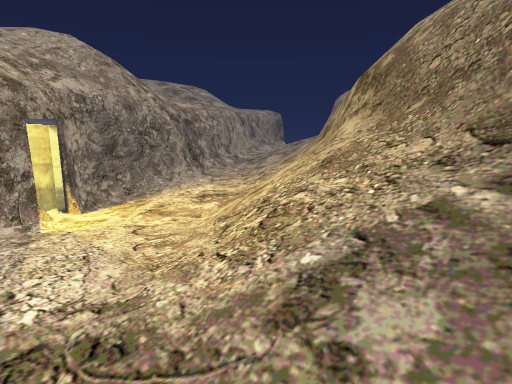
[1] (above)

17 first-person views from a walk through a 3-D level made in the Unity game engine. The camera is 1.3 m above the floor, tilts 10° down and sees 80° across. The floor is counted in squares, 0.5 m on a side. Each view is taken from the middle of a square. On the plan, view 1 faces up. The plan holds only what a view shows up to about 20 squares ahead; the rest is blank. The place goes on beyond the plan. The player is left out.

[2]
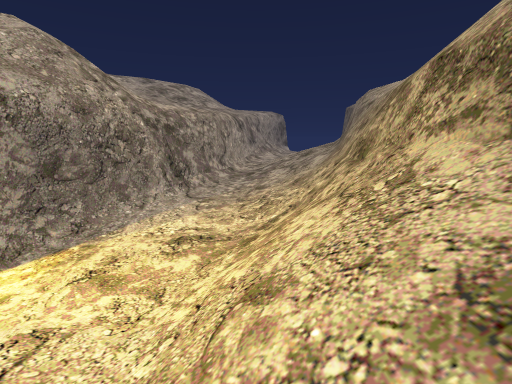

[3]
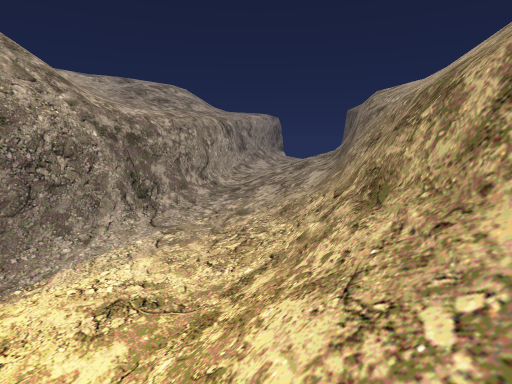

[4]
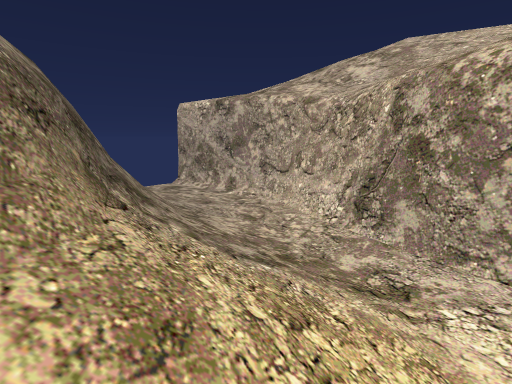

[5]
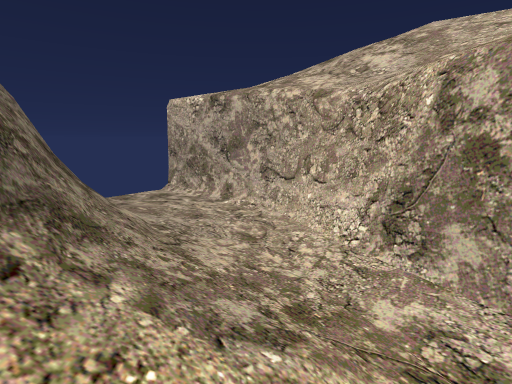

[6]
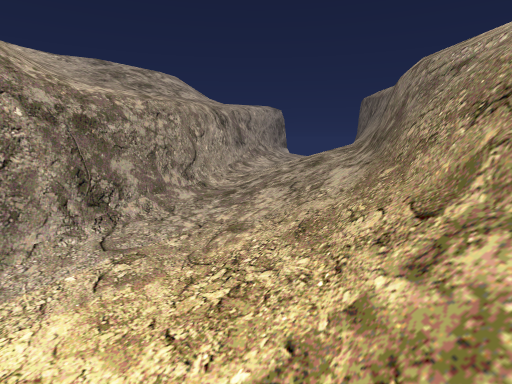

[7]
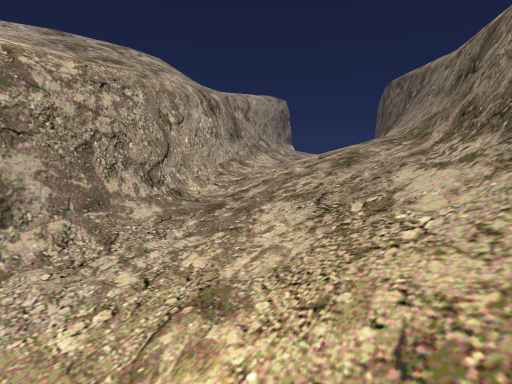

[8]
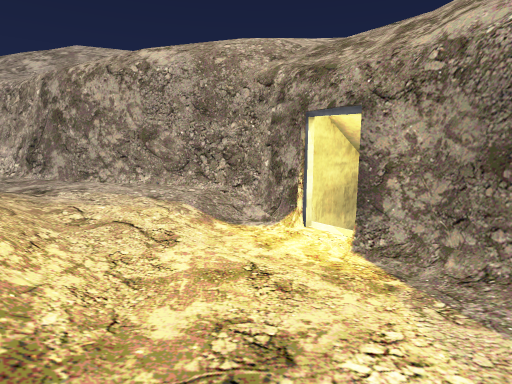

[9]
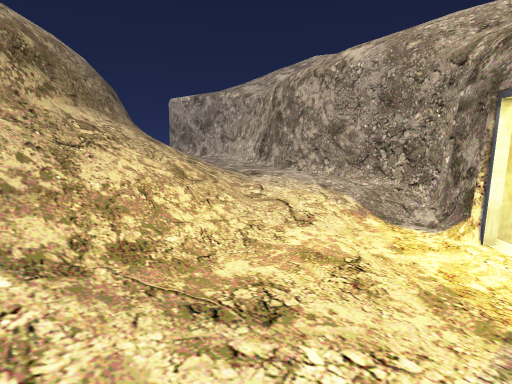

[10]
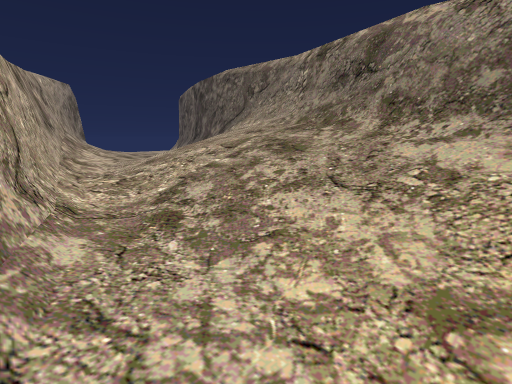

[11]
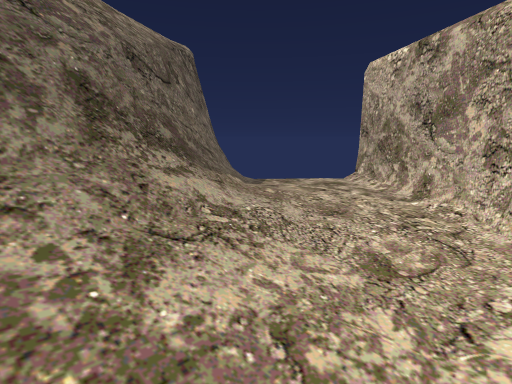

[12]
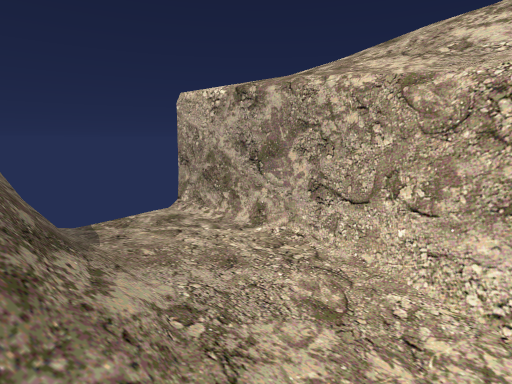

[13]
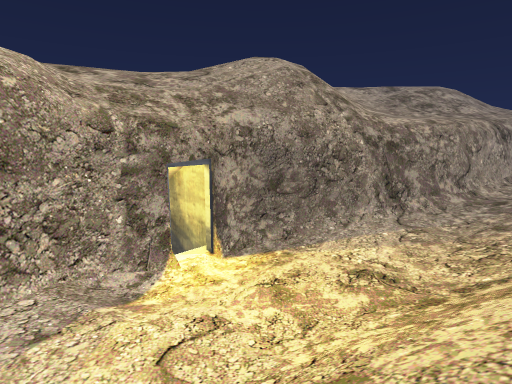

[14]
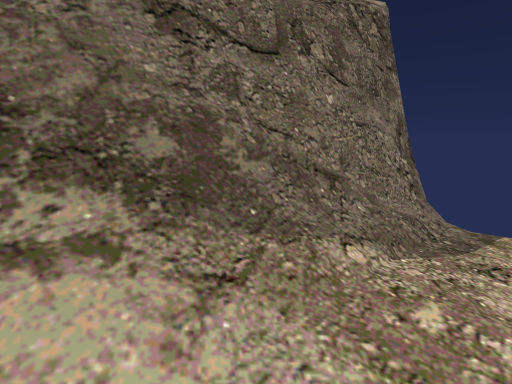

[15]
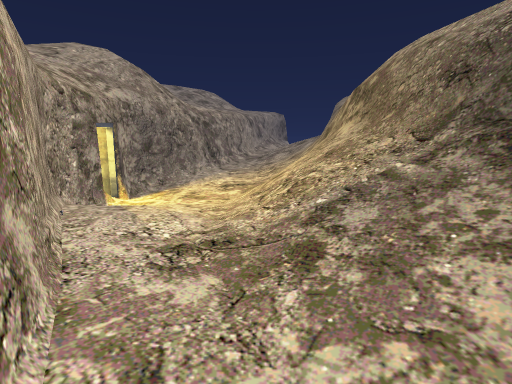

[16]
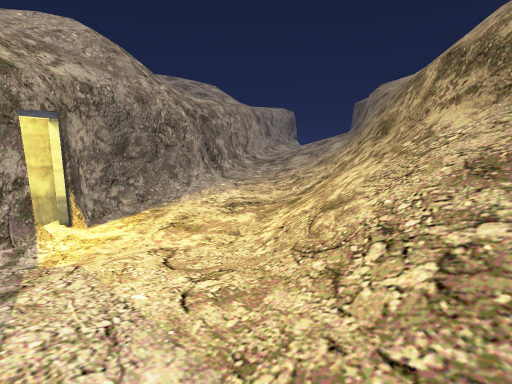

[17]
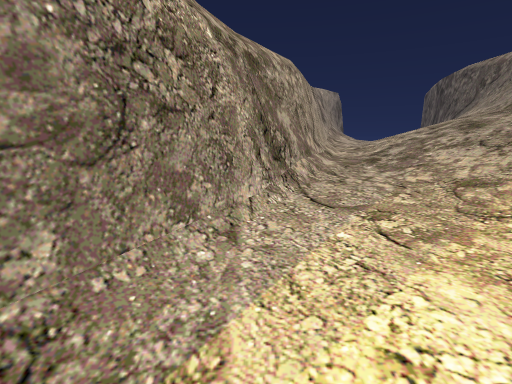

### Floor plan
Key: @ floor where view 1 was taken; # wall or solid block; . main floor; : floor 0.25 m higher than the main floor; - floor 0.25 m lower than the main floor; + floor 0.5 m higher than the main floor; _ floor 0.5 m lower than the main floor; * floor 0.75 m higher than the main floor; < floor 0.75 m lower than the main floor; % floor 1.25 m higher than the main floor; & floor 1.5 m higher than the main floor; ( floor 3.25 m lower than the main floor; / step, stairs or slope; = window, fence, low wall or low ledge; ^ raised ledge.
Columns run from 15 left of view 1 to 12 right of it. Each row starts with its distance up from view 1.
 36             #=+++/////&&#^
 35             #=:+////%%&##^
 34            ###:://///&/=#^
 33            ##::://///& ##
 32            #=::://///&##^
 31           ###..://////=#^
 30           ##/..:////% ##
 29          ##=...:////%=#^
 28          ###..../////=#^
 27         ##=...../////=^^
 26         ###....///// #^^
 25         #=----./////=#^^
 24        ###-----/////=#^^
 23        #=------/////=#^^
 22       ##-___---/////=#^
 21       #=____---////=##^
 20      ##/______-////=#^^
 19      #=_______-////=#^
 18      #<_______-////=#^
 17  #####<________////=#^
 16     ##/_______/////=#^
 15     /_________/////=^^
 14     ##_______//////=#^
 13 ######_______//////=#^
 12      #_______//////=#^
 11      #_______//////=#^
 10      #///----//////=#^
  9      #/-------/////=#^
  8       (..----./////=#^
  7        ......./////=#^
  6         ....../////=#^
  5         #.....:////###
  4         ##.....//// ###
  3         ##...../////=#
  2          ##..../////=#
  1           #.....////##
  0           ##...@.///#=#
 -1            #=....:///###
 -2            ##.....////=#
 -3            ###....:///#=#
 -4             #=....::+/#=##
 -5             ## ....::+/#=#
 -6              #=....:::++*##
 -7              ##....:::::+=##
 -8               ##....:::::#=#
 -9               ##=...:::::::=
-10                ##....:::::
-11                 ## ...:::
-12                  ###..:::

Positions as (right, up) in squares from view 1, and headings:
1: (0, 0), facing up
2: (0, 6), facing up
3: (1, 10), facing up
4: (1, 11), facing down
5: (1, 8), facing down
6: (1, 15), facing up
7: (1, 21), facing up
8: (0, 21), facing down-left
9: (-3, 23), facing down
10: (-4, 25), facing up-right
11: (-1, 2), facing down-right
12: (3, 3), facing down
13: (2, 7), facing up-left
14: (3, -4), facing right
15: (-1, -4), facing up
16: (-2, 3), facing up
17: (-6, 17), facing up
